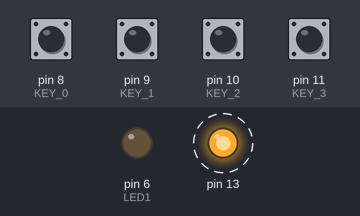
This sketch was run on a simulated Arduino Leonardo, built with avr-gcc and run on an emulated ATmega32U4. Shown: output pins drawn as LEDs (lit = HIGH). Dashed ring = blinking. The test bench sets the inputs (shaded band); at power-on: pin 8 (KEY_0), pin 9 (KEY_1), pin 10 (KEY_2), pin 11 (KEY_3) HIGH. USB keyboard and mouse output is not drawn; what the sketch prints to the serial monitor is not drawn.

Above: at 1.2 s.
1.3 s: pin 8 (KEY_0) pulled LOW for 0.15 s
4.3 s: pin 9 (KEY_1) pulled LOW for 0.15 s
Timing chart, 0 to 13.3 s (numbered marks = the images above; inputs shaded):
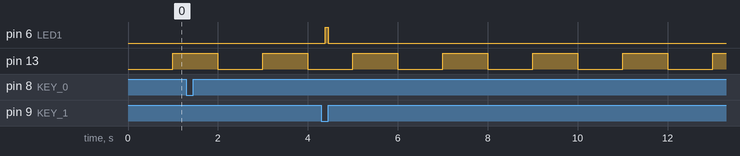

The sketch:

personal_key.ino
```cpp
#include "Keyboard.h" // Keyboard library
#include "Mouse.h"    // Mouse library
#include <TimerOne.h>

// definition
#define PUSH(x) digitalRead(x)==LOW
#define RELEASE(x) digitalRead(x)==HIGH
#define debounceTime 50

#define KEY_0  8
#define KEY_1  9
#define KEY_2  10
#define KEY_3  11

long last_time_ms = 0;
long current_time_ms;
boolean is_first_push = false;
const int LED1 = 6;

//Key_0 Review comment
const char key0_sen0[] = "I Checked the completion of the basic test from the person in charge.";
const char key0_sen1[] = "It seems to be no problem when checking the change list.";
const char key0_sen2[] = "Approved";

//Key_1 Review Feedback comment
const char key1_sen0[] = "flqbgkduTtmqslek."; //reviewed for hangle

//Key_2
//const char key2_sen0[] = "0153pyk*";  //password_1
const char key2_sen0[] = "00153pyk*";  //password_1

//Key_3
//const char key3_sen0[] = "ykp0153*";  //password_2
const char key3_sen0[] = "yykp0153*";  //password_2

enum key_state {
    KEY_NONE,
    KEY_PUSH_0,
    KEY_RELEASE_0,
    KEY_PUSH_1,
    KEY_RELEASE_1,
    KEY_PUSH_2,
    KEY_RELEASE_2,
    KEY_PUSH_3,
    KEY_RELEASE_3,
    KEY_MAX
};

key_state state = KEY_NONE;

void timerIsr(void) {
    // Toggle LED
    digitalWrite( 13, digitalRead( 13 ) ^ 1 );
}

int key_input_check(void) {
  switch(state){
      case KEY_NONE:
          if(PUSH(KEY_0)){    //Key_0
            current_time_ms = millis();
            if( !is_first_push ){
              is_first_push = true;
              last_time_ms = current_time_ms;
            }
            if((current_time_ms - last_time_ms) > debounceTime){
               state = KEY_PUSH_0;
               //Serial.println("KEY_PUSH_0!!");
               Keyboard.println(key0_sen0);
               Keyboard.println(key0_sen1);
               Keyboard.print(key0_sen2);
               digitalWrite( LED1, HIGH );
               is_first_push = false;
            }
          }
          else if(PUSH(KEY_1)){   //Key_1
            current_time_ms = millis();
            if( !is_first_push ){
              is_first_push = true;
              last_time_ms = current_time_ms;
            }
            if((current_time_ms - last_time_ms) > debounceTime){
              state = KEY_PUSH_1;
              //Serial.println("KEY_PUSH_1!!");
              Keyboard.print(key1_sen0);
              digitalWrite( LED1, HIGH );
              is_first_push = false;
            }
          }
          else if(PUSH(KEY_2)){   //Key_2
            current_time_ms = millis();
            if( !is_first_push ){
              is_first_push = true;
              last_time_ms = current_time_ms;
            }
            if((current_time_ms - last_time_ms) > debounceTime){
              state = KEY_PUSH_2;
              //Serial.println("KEY_PUSH_2!!");
              Keyboard.print(key2_sen0);
              digitalWrite( LED1, HIGH );
              is_first_push = false;
            }
          }
          else if(PUSH(KEY_3)){   //Key_3
            current_time_ms = millis();
            if( !is_first_push ){
              is_first_push = true;
              last_time_ms = current_time_ms;
            }
            if((current_time_ms - last_time_ms) > debounceTime){
              state = KEY_PUSH_3;
              //Serial.println( "KEY_PUSH_3!!");
              Keyboard.print(key3_sen0);
              digitalWrite( LED1, HIGH );
              is_first_push = false;
            }
          } else {
            is_first_push = false;
          }
          break;

      case KEY_PUSH_0:
          if(RELEASE(KEY_0)){
            state = KEY_RELEASE_0;
            //Serial.println("KEY_RELEASE_0!!");
          }
          break;
        case KEY_PUSH_1:
          if(RELEASE(KEY_1)){
            state = KEY_RELEASE_1;
            //Serial.println("KEY_RELEASE_1!!");
          }
          break;
      case KEY_PUSH_2:
          if(RELEASE(KEY_2)){
            state = KEY_RELEASE_2;
            //Serial.println("KEY_RELEASE_2!!");
          }
          break;
      case KEY_PUSH_3:
          if(RELEASE(KEY_3)){
            state = KEY_RELEASE_3;
            //Serial.println("KEY_RELEASE_3!!");
          }
          break;

      case KEY_RELEASE_0:
      case KEY_RELEASE_1:
      case KEY_RELEASE_2:
      case KEY_RELEASE_3:
          digitalWrite( LED1, LOW );
          is_first_push = false;
          state = KEY_NONE;
          break;

      default:
          break;
    }
}

// Initialization
void setup()
{
    // initialize input and outout pins
    pinMode(KEY_0, INPUT_PULLUP);
    pinMode(KEY_1, INPUT_PULLUP);
    pinMode(KEY_2, INPUT_PULLUP);
    pinMode(KEY_3, INPUT_PULLUP);
    pinMode(13, OUTPUT);
    pinMode(LED1, OUTPUT);

    Serial.begin(57600); // initialize mouse and keyboard control
    Mouse.begin();
    Keyboard.begin();

    // set a timer of length 100000 microseconds (or 0.1 sec - or 10Hz => the led will blink 5 times, 5 cycles of on-and-off, per second)
    Timer1.initialize(1000000);
    Timer1.attachInterrupt( timerIsr ); // attach the service routine here
    Serial.println("Boot!!");
}

void loop()
{
    key_input_check();
}
```

Measured:
- after the input at 4.3 s, pin 6 (LED1): LOW → HIGH after 0.08 s, → LOW 0.07 s later
- by itself, pin 13: alternates HIGH for 1.0 s and LOW for 1.0 s
